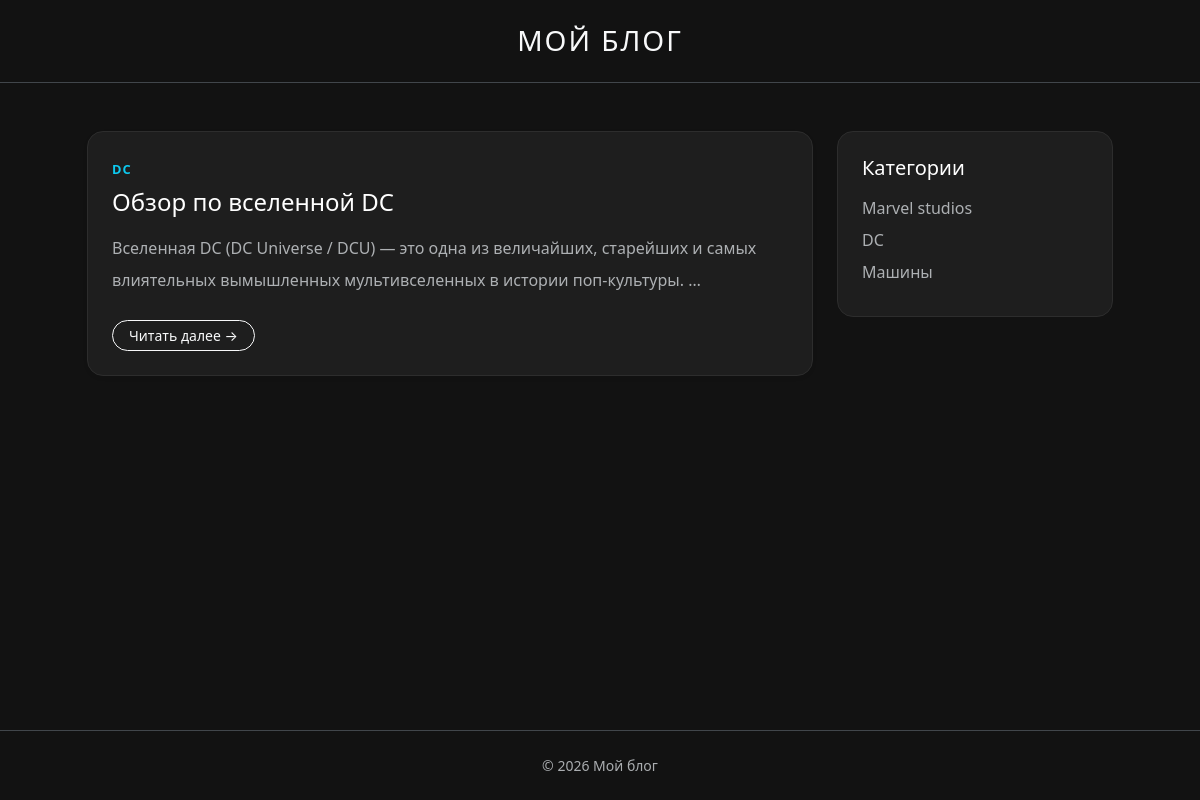
The page /post/3/list/ on the database its author committed.
### posts/models.py (models this page shows, shortened)
class Post(models.Model):
    title = models.CharField()
    content = models.TextField()
    rate = models.IntegerField()
    user = models.CharField(max_length=255, null=True, blank=True)
    category = models.ForeignKey(Category, on_delete=models.SET_NULL, null=True)
    tags = models.ManyToManyField(Tags, null=True, blank=True)

class Category(models.Model):
    title = models.CharField(max_length=255)
    description = models.TextField()
    is_active = models.BooleanField(default=True)

### posts/views.py (the view)
# urls.py: path("post/<int:pk>/list/", get_posts, name="post_list"),
def get_posts(request, pk=None):
    if pk is not None:
        posts = Post.objects.filter(id=pk)
    else:
        posts = Post.objects.all()
    return render(request, "posts/post_list.html", context={"posts": posts, "categories": Category.objects.filter(is_active=True)})

### templates/posts/post_list.html (shortened to what this page needs)
<!DOCTYPE html>
<html lang="ru" data-bs-theme="dark">
<head>
    <link href="https://cdn.jsdelivr.net/npm/bootstrap@5.3.2/dist/css/bootstrap.min.css" rel="stylesheet">
</head>
<body class="d-flex flex-column min-vh-100">
    <header class="py-4 mb-5 border-bottom border-secondary-subtle">
        <div class="container">
            <a href="#" class="text-decoration-none text-light">
                <h1 class="fw-light text-center mb-0 brand-title fs-3">Мой блог</h1>
            </a>
        </div>
    </header>
    <main class="flex-grow-1">
        <div class="container">
            <div class="row justify-content-center">
                <div class="col-lg-8" style="max-width: 750px;">
                    {% for post in posts %}
                    <article class="card post-card mb-4 shadow-sm rounded-4 overflow-hidden">
                        <div class="card-body p-4">
                            {% if post.category %}
                            <div class="mb-2">
                                <a href="{% url 'category_detail' post.category.pk %}" class="text-decoration-none text-info category-link fw-semibold">
                                    {{ post.category.title }}
                                </a>
                            </div>
                            {% endif %}
                            <h2 class="h4 fw-normal mb-3">
                                <a href="{% url 'post_detail' post.pk %}" class="text-decoration-none text-white link-primary">
                                    {{ post.title }}
                                </a>
                            </h2>
                            <p class="card-text text-muted lh-lg">
                                {{ post.content|truncatewords:20 }}
                            </p>
                            <div class="d-flex justify-content-between align-items-center mt-4">
                                <a href="{% url 'post_detail' post.pk %}" class="btn btn-outline-light btn-sm px-3 rounded-pill">
                                    Читать далее →
                                </a>
                            </div>
                        </div>
                    </article>
                    {% empty %}
                    <div class="text-center py-5">
                        <p class="text-muted fs-5">Статей пока нет. Загляните позже!</p>
                    </div>
                    {% endfor %}
                </div>
                <div class="col-lg-4 d-none d-lg-block" style="max-width: 300px;">
                    <div class="position-sticky" style="top: 2rem;">
                        <div class="p-4 rounded-4" style="background-color: #1e1e1e; border: 1px solid #2d2d2d;">
                            <h4 class="h5 fw-normal mb-3 text-white">Категории</h4>
                            <ul class="list-unstyled mb-0">
                                {% for category in categories %}
                                <li class="mb-2">
                                    <a href="{% url 'category_detail' category.pk %}" class="text-decoration-none text-muted link-light">
                                        {{ category.title }}
                                    </a>
                                </li>
                                {% empty %}
                                <li class="text-muted small">Категорий пока нет</li>
                                {% endfor %}
                            </ul>
                        </div>
                    </div>
                </div>
            </div>
        </div>
    </main>
    <footer class="py-4 mt-5 border-top border-secondary-subtle text-center text-muted small">
        <div class="container">
            © <span id="year"></span> Мой блог
        </div>
    </footer>
</body>
</html>

### templates/posts/post_list.html (style rules this page uses)
body { background-color: #121212; }
.post-card { transition: transform 0.2s ease, box-shadow 0.2s ease; background-color: #1e1e1e !important; border: 1px solid #2d2d2d !important; }
.brand-title { letter-spacing: 2px; text-transform: uppercase; }
.category-link { font-size: 0.8rem; letter-spacing: 1px; text-transform: uppercase; }

### rows shown on the page
Post: category "DC", title "Обзор по вселенной DC", content "Вселенная DC (DC Universe / DCU) — это одна из величайших, старейших и самых влиятельных вымышленных мультивселенных в истории поп-культуры. …"
Category: title "Marvel studios"
Category: title "DC"
Category: title "Машины"
